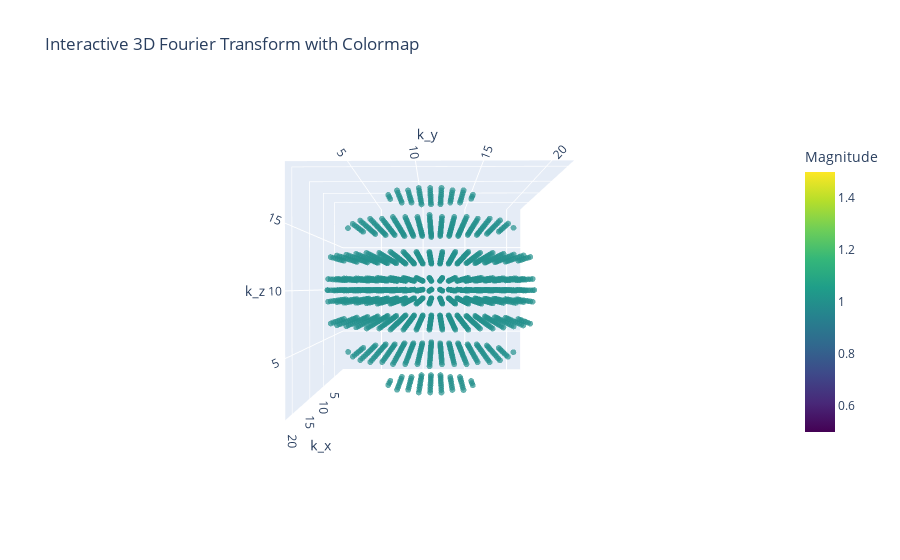

Notebook code for this chart:
### Markdown cell above
Visualizing mask

### Code cell
# Suppose 'mask' is your 3D array with 0/1 values.

MASK = masks[1]

# Get the indices for the full 3D grid
x, y, z = np.indices(MASK.shape)

# Flatten the arrays
x = x.flatten()
y = y.flatten()
z = z.flatten()
values = MASK.flatten()

# Filter out the 0 values — keep only those indices where values == 1
idx = np.where(values == 1)
x = x[idx]
y = y[idx]
z = z[idx]
values = values[idx]  # This will be all 1's now, but you might still want it for the colormap

# Create the 3D scatter plot
fig = go.Figure(
    data=go.Scatter3d(
        x=x,
        y=y,
        z=z,
        mode='markers',
        marker=dict(
            size=2,              # Adjust marker size
            color=values,        # All ones, but you can still pass it in if you want a colormap
            colorscale='Viridis',
            colorbar=dict(
                title="Magnitude",
                len=0.8
            ),
            opacity=0.7
        )
    )
)

# Update layout for better visualization
fig.update_layout(
    scene=dict(
        xaxis_title="k_x",
        yaxis_title="k_y",
        zaxis_title="k_z",
    ),
    title="Interactive 3D Fourier Transform with Colormap"
)

fig.show()

### Figure 1 — Plotly figure (JSON) as saved in the notebook; plotly's stock layout.template omitted (floating-point values rounded to 4 significant figures; data arrays with more than 128 entries replaced by an {"elided": "..."} marker saying what was removed)
{"data": [{"marker": {"color": {"elided": "2029 int values"}, "colorbar": {"len": 0.8, "title": {"text": "Magnitude"}}, "colorscale": [[0, "#440154"], [0.1111, "#482878"], [0.2222, "#3e4989"], [0.3333, "#31688e"], [0.4444, "#26828e"], [0.5556, "#1f9e89"], [0.6667, "#35b779"], [0.7778, "#6ece58"], [0.8889, "#b5de2b"], [1, "#fde725"]], "opacity": 0.7, "size": 2}, "mode": "markers", "type": "scatter3d", "x": {"elided": "2029 int values"}, "y": {"elided": "2029 int values"}, "z": {"elided": "2029 int values"}}], "layout": {"autosize": true, "scene": {"aspectmode": "auto", "aspectratio": {"x": 1.036, "y": 1.036, "z": 0.9322}, "camera": {"center": {"x": 0, "y": 0, "z": 0}, "eye": {"x": 2.163, "y": 0.02249, "z": 0.01384}, "projection": {"type": "perspective"}, "up": {"x": 0, "y": 0, "z": 1}}, "xaxis": {"title": {"text": "k_x"}, "type": "linear"}, "yaxis": {"title": {"text": "k_y"}, "type": "linear"}, "zaxis": {"title": {"text": "k_z"}, "type": "linear"}}, "title": {"text": "Interactive 3D Fourier Transform with Colormap"}}}
